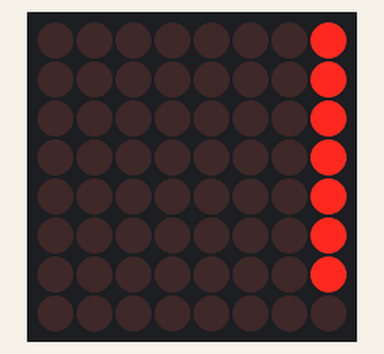
Bench run of a sketch on a simulated Arduino Uno, built with avr-gcc and run on an emulated ATmega328P. Shown: 8×8 LED matrix.

Above: at 0.3 s.
At 0.9 s:
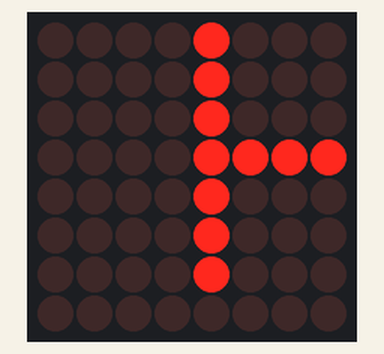
At 1.7 s:
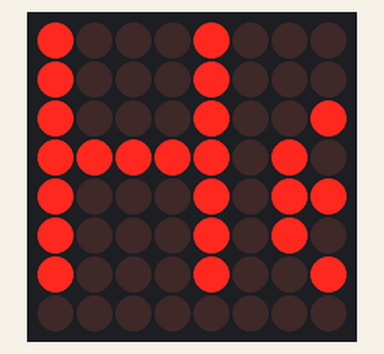
At 3.1 s:
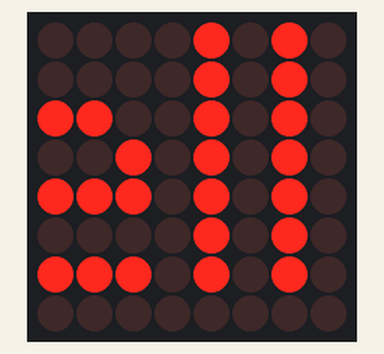
At 4.5 s:
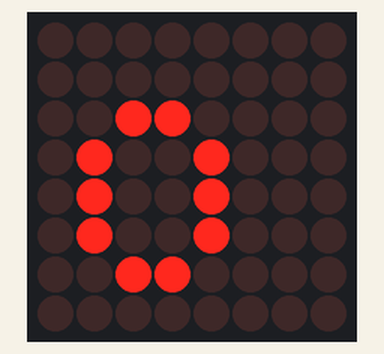
At 5.9 s:
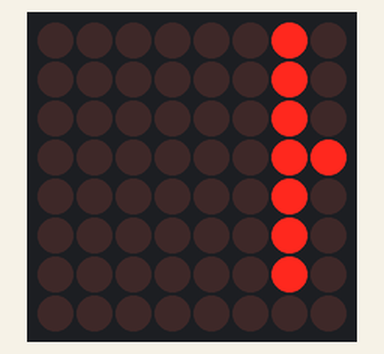

The sketch:

MD_MAX7219_text.ino
```cpp
// Including the required Arduino libraries
#include <MD_Parola.h>
#include <MD_MAX72xx.h>
#include <SPI.h>

// Uncomment according to your hardware type
// #define HARDWARE_TYPE MD_MAX72XX::FC16_HW
#define HARDWARE_TYPE MD_MAX72XX::GENERIC_HW

// Defining size, and output pins
#define MAX_DEVICES 1
#define CS_PIN 3

// Create a new instance of the MD_Parola class with hardware SPI connection
MD_Parola myDisplay = MD_Parola(HARDWARE_TYPE, CS_PIN, MAX_DEVICES);

void setup() {
	// Intialize the object
	myDisplay.begin();

	// Set the intensity (brightness) of the display (0-15)
	myDisplay.setIntensity(15);

	// Clear the display
	myDisplay.displayClear();

	myDisplay.displayScroll("Hello", PA_CENTER, PA_SCROLL_LEFT, 200);
}

void loop() {
	if (myDisplay.displayAnimate()) {
		myDisplay.displayReset();
	}
}
```

Measured:
- by itself, everything shown: repeats every 5.4 s, in 27 steps
